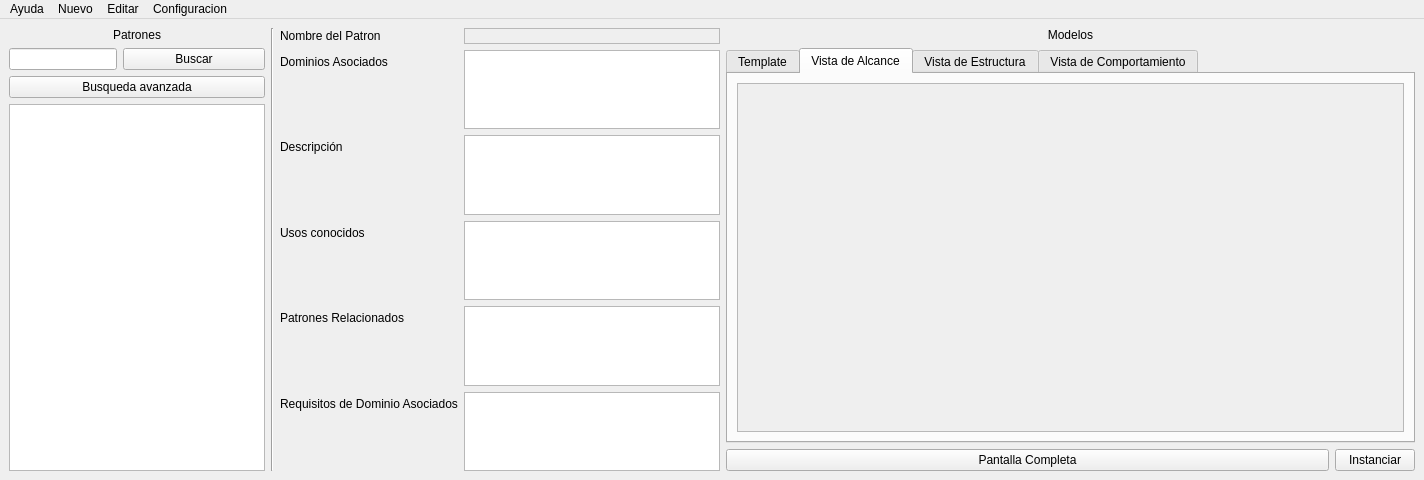
<?xml version="1.0" encoding="UTF-8"?>
<ui version="4.0">
 <class>MainWindow</class>
 <widget class="QMainWindow" name="MainWindow">
  <property name="enabled">
   <bool>true</bool>
  </property>
  <property name="geometry">
   <rect>
    <x>0</x>
    <y>0</y>
    <width>1424</width>
    <height>480</height>
   </rect>
  </property>
  <property name="sizePolicy">
   <sizepolicy hsizetype="Fixed" vsizetype="Expanding">
    <horstretch>0</horstretch>
    <verstretch>0</verstretch>
   </sizepolicy>
  </property>
  <property name="windowTitle">
   <string>MainWindow</string>
  </property>
  <widget class="QWidget" name="centralwidget">
   <property name="sizePolicy">
    <sizepolicy hsizetype="Maximum" vsizetype="Maximum">
     <horstretch>0</horstretch>
     <verstretch>0</verstretch>
    </sizepolicy>
   </property>
   <layout class="QVBoxLayout" name="verticalLayout">
    <item>
     <layout class="QGridLayout" name="gridLayout">
      <property name="sizeConstraint">
       <enum>QLayout::SetDefaultConstraint</enum>
      </property>
      <item row="0" column="1">
       <widget class="Line" name="line">
        <property name="orientation">
         <enum>Qt::Vertical</enum>
        </property>
       </widget>
      </item>
      <item row="0" column="2">
       <layout class="QFormLayout" name="formLayout">
        <item row="0" column="0">
         <widget class="QLabel" name="lb_name_2">
          <property name="text">
           <string>Nombre del Patron</string>
          </property>
         </widget>
        </item>
        <item row="0" column="1">
         <widget class="QLabel" name="lb_name">
          <property name="frameShape">
           <enum>QFrame::StyledPanel</enum>
          </property>
          <property name="frameShadow">
           <enum>QFrame::Plain</enum>
          </property>
          <property name="text">
           <string/>
          </property>
          <property name="textFormat">
           <enum>Qt::PlainText</enum>
          </property>
          <property name="wordWrap">
           <bool>false</bool>
          </property>
          <property name="openExternalLinks">
           <bool>false</bool>
          </property>
         </widget>
        </item>
        <item row="1" column="0">
         <widget class="QLabel" name="lb_associatedDomains">
          <property name="text">
           <string>Dominios Asociados</string>
          </property>
         </widget>
        </item>
        <item row="1" column="1">
         <widget class="QListWidget" name="lw_associatedDomains">
          <property name="sizePolicy">
           <sizepolicy hsizetype="Fixed" vsizetype="Expanding">
            <horstretch>0</horstretch>
            <verstretch>0</verstretch>
           </sizepolicy>
          </property>
         </widget>
        </item>
        <item row="2" column="0">
         <widget class="QLabel" name="lb_description">
          <property name="text">
           <string>Descripción</string>
          </property>
         </widget>
        </item>
        <item row="2" column="1">
         <widget class="QListWidget" name="lw_description">
          <property name="sizePolicy">
           <sizepolicy hsizetype="Fixed" vsizetype="Expanding">
            <horstretch>0</horstretch>
            <verstretch>0</verstretch>
           </sizepolicy>
          </property>
         </widget>
        </item>
        <item row="3" column="0">
         <widget class="QLabel" name="lb_knownUses">
          <property name="text">
           <string>Usos conocidos </string>
          </property>
         </widget>
        </item>
        <item row="3" column="1">
         <widget class="QListWidget" name="lw_knownUses">
          <property name="sizePolicy">
           <sizepolicy hsizetype="Fixed" vsizetype="Expanding">
            <horstretch>0</horstretch>
            <verstretch>0</verstretch>
           </sizepolicy>
          </property>
          <property name="textElideMode">
           <enum>Qt::ElideRight</enum>
          </property>
          <property name="verticalScrollMode">
           <enum>QAbstractItemView::ScrollPerItem</enum>
          </property>
         </widget>
        </item>
        <item row="5" column="0">
         <widget class="QLabel" name="lb_relatedPatterns">
          <property name="text">
           <string>Patrones Relacionados</string>
          </property>
         </widget>
        </item>
        <item row="5" column="1">
         <widget class="QListWidget" name="lw_relatedPatterns">
          <property name="sizePolicy">
           <sizepolicy hsizetype="Fixed" vsizetype="Expanding">
            <horstretch>0</horstretch>
            <verstretch>0</verstretch>
           </sizepolicy>
          </property>
         </widget>
        </item>
        <item row="6" column="0">
         <widget class="QLabel" name="lb_associatedRequirements">
          <property name="sizePolicy">
           <sizepolicy hsizetype="Fixed" vsizetype="Preferred">
            <horstretch>0</horstretch>
            <verstretch>0</verstretch>
           </sizepolicy>
          </property>
          <property name="text">
           <string>Requisitos de Dominio Asociados</string>
          </property>
         </widget>
        </item>
        <item row="6" column="1">
         <widget class="QListWidget" name="lw_associatedRequirements">
          <property name="sizePolicy">
           <sizepolicy hsizetype="Fixed" vsizetype="Expanding">
            <horstretch>0</horstretch>
            <verstretch>0</verstretch>
           </sizepolicy>
          </property>
         </widget>
        </item>
       </layout>
      </item>
      <item row="0" column="0">
       <layout class="QVBoxLayout" name="verticalLayout_12">
        <property name="sizeConstraint">
         <enum>QLayout::SetDefaultConstraint</enum>
        </property>
        <item>
         <widget class="QLabel" name="lb_pattern">
          <property name="text">
           <string>Patrones</string>
          </property>
          <property name="alignment">
           <set>Qt::AlignCenter</set>
          </property>
          <property name="margin">
           <number>0</number>
          </property>
         </widget>
        </item>
        <item>
         <layout class="QHBoxLayout" name="horizontalLayout">
          <item>
           <widget class="QLineEdit" name="le_search">
            <property name="sizePolicy">
             <sizepolicy hsizetype="Maximum" vsizetype="Fixed">
              <horstretch>0</horstretch>
              <verstretch>0</verstretch>
             </sizepolicy>
            </property>
           </widget>
          </item>
          <item>
           <widget class="QPushButton" name="pb_search">
            <property name="sizePolicy">
             <sizepolicy hsizetype="Minimum" vsizetype="Fixed">
              <horstretch>0</horstretch>
              <verstretch>0</verstretch>
             </sizepolicy>
            </property>
            <property name="text">
             <string>Buscar</string>
            </property>
            <property name="icon">
             <iconset theme="system-search">
              <normaloff>../../../.designer/interfaces</normaloff>../../../.designer/interfaces</iconset>
            </property>
            <property name="flat">
             <bool>false</bool>
            </property>
           </widget>
          </item>
         </layout>
        </item>
        <item>
         <widget class="QPushButton" name="pb_advancedSearch">
          <property name="sizePolicy">
           <sizepolicy hsizetype="Minimum" vsizetype="Fixed">
            <horstretch>0</horstretch>
            <verstretch>0</verstretch>
           </sizepolicy>
          </property>
          <property name="text">
           <string>Busqueda avanzada</string>
          </property>
          <property name="icon">
           <iconset theme="system-search">
            <normaloff>../../../.designer/interfaces</normaloff>../../../.designer/interfaces</iconset>
          </property>
          <property name="flat">
           <bool>false</bool>
          </property>
         </widget>
        </item>
        <item>
         <widget class="QListWidget" name="lw_pattern">
          <property name="sizePolicy">
           <sizepolicy hsizetype="Maximum" vsizetype="Expanding">
            <horstretch>0</horstretch>
            <verstretch>0</verstretch>
           </sizepolicy>
          </property>
         </widget>
        </item>
       </layout>
      </item>
      <item row="0" column="3">
       <layout class="QVBoxLayout" name="verticalLayout_2">
        <item>
         <widget class="QLabel" name="label">
          <property name="text">
           <string>Modelos</string>
          </property>
          <property name="alignment">
           <set>Qt::AlignCenter</set>
          </property>
          <property name="margin">
           <number>0</number>
          </property>
         </widget>
        </item>
        <item>
         <widget class="QTabWidget" name="tw_preview">
          <property name="currentIndex">
           <number>1</number>
          </property>
          <widget class="QWidget" name="template_2">
           <attribute name="title">
            <string>Template</string>
           </attribute>
           <layout class="QVBoxLayout" name="verticalLayout_3">
            <item>
             <widget class="QScrollArea" name="scrollArea_2">
              <property name="widgetResizable">
               <bool>true</bool>
              </property>
              <widget class="QWidget" name="scrollAreaWidgetContents_2">
               <property name="geometry">
                <rect>
                 <x>0</x>
                 <y>0</y>
                 <width>98</width>
                 <height>35</height>
                </rect>
               </property>
               <layout class="QVBoxLayout" name="verticalLayout_10">
                <item>
                 <widget class="QLabel" name="lb_template">
                  <property name="sizePolicy">
                   <sizepolicy hsizetype="Preferred" vsizetype="Preferred">
                    <horstretch>0</horstretch>
                    <verstretch>0</verstretch>
                   </sizepolicy>
                  </property>
                  <property name="text">
                   <string/>
                  </property>
                 </widget>
                </item>
               </layout>
              </widget>
             </widget>
            </item>
           </layout>
          </widget>
          <widget class="QWidget" name="scope">
           <attribute name="title">
            <string>Vista de Alcance</string>
           </attribute>
           <layout class="QVBoxLayout" name="verticalLayout_4">
            <item>
             <widget class="QScrollArea" name="scrollArea_3">
              <property name="widgetResizable">
               <bool>true</bool>
              </property>
              <widget class="QWidget" name="scrollAreaWidgetContents_3">
               <property name="geometry">
                <rect>
                 <x>0</x>
                 <y>0</y>
                 <width>536</width>
                 <height>329</height>
                </rect>
               </property>
               <layout class="QVBoxLayout" name="verticalLayout_7">
                <item>
                 <widget class="QLabel" name="lb_scope">
                  <property name="text">
                   <string/>
                  </property>
                 </widget>
                </item>
               </layout>
              </widget>
             </widget>
            </item>
           </layout>
          </widget>
          <widget class="QWidget" name="structure">
           <attribute name="title">
            <string>Vista de Estructura</string>
           </attribute>
           <layout class="QVBoxLayout" name="verticalLayout_5">
            <item>
             <widget class="QScrollArea" name="scrollArea">
              <property name="widgetResizable">
               <bool>true</bool>
              </property>
              <widget class="QWidget" name="scrollAreaWidgetContents">
               <property name="geometry">
                <rect>
                 <x>0</x>
                 <y>0</y>
                 <width>98</width>
                 <height>35</height>
                </rect>
               </property>
               <property name="sizePolicy">
                <sizepolicy hsizetype="Expanding" vsizetype="Expanding">
                 <horstretch>0</horstretch>
                 <verstretch>0</verstretch>
                </sizepolicy>
               </property>
               <layout class="QVBoxLayout" name="verticalLayout_9">
                <item>
                 <widget class="QLabel" name="lb_structure">
                  <property name="sizePolicy">
                   <sizepolicy hsizetype="Expanding" vsizetype="Expanding">
                    <horstretch>0</horstretch>
                    <verstretch>0</verstretch>
                   </sizepolicy>
                  </property>
                  <property name="text">
                   <string/>
                  </property>
                 </widget>
                </item>
               </layout>
              </widget>
             </widget>
            </item>
           </layout>
          </widget>
          <widget class="QWidget" name="behavior">
           <attribute name="title">
            <string>Vista de Comportamiento</string>
           </attribute>
           <layout class="QVBoxLayout" name="verticalLayout_6">
            <item>
             <widget class="QScrollArea" name="scrollArea_4">
              <property name="widgetResizable">
               <bool>true</bool>
              </property>
              <widget class="QWidget" name="scrollAreaWidgetContents_4">
               <property name="geometry">
                <rect>
                 <x>0</x>
                 <y>0</y>
                 <width>98</width>
                 <height>35</height>
                </rect>
               </property>
               <layout class="QVBoxLayout" name="verticalLayout_8">
                <item>
                 <widget class="QLabel" name="lb_behavior">
                  <property name="text">
                   <string/>
                  </property>
                 </widget>
                </item>
               </layout>
              </widget>
             </widget>
            </item>
           </layout>
          </widget>
         </widget>
        </item>
        <item>
         <layout class="QHBoxLayout" name="horizontalLayout_2">
          <item>
           <widget class="QPushButton" name="pb_fullScreen">
            <property name="text">
             <string>Pantalla Completa</string>
            </property>
           </widget>
          </item>
          <item>
           <widget class="QPushButton" name="pb_instantiate">
            <property name="sizePolicy">
             <sizepolicy hsizetype="Maximum" vsizetype="Fixed">
              <horstretch>0</horstretch>
              <verstretch>0</verstretch>
             </sizepolicy>
            </property>
            <property name="text">
             <string>Instanciar</string>
            </property>
           </widget>
          </item>
         </layout>
        </item>
       </layout>
      </item>
     </layout>
    </item>
   </layout>
  </widget>
  <widget class="QMenuBar" name="menuBar">
   <property name="geometry">
    <rect>
     <x>0</x>
     <y>0</y>
     <width>1424</width>
     <height>22</height>
    </rect>
   </property>
   <widget class="QMenu" name="menuHome">
    <property name="title">
     <string>Ayuda</string>
    </property>
    <addaction name="help_app"/>
    <addaction name="help_pattern"/>
    <addaction name="help_ropository"/>
    <addaction name="help_contribute"/>
   </widget>
   <widget class="QMenu" name="menuCrear">
    <property name="title">
     <string>Nuevo</string>
    </property>
    <addaction name="new_pattern"/>
    <addaction name="separator"/>
    <addaction name="new_domains"/>
    <addaction name="new_Requirements"/>
   </widget>
   <widget class="QMenu" name="menuEditar">
    <property name="title">
     <string>Editar</string>
    </property>
    <addaction name="edit_pattern"/>
    <addaction name="edit_domain"/>
    <addaction name="edit_requirementsDomain"/>
   </widget>
   <widget class="QMenu" name="menuConfiguracion">
    <property name="title">
     <string>Configuracion</string>
    </property>
    <widget class="QMenu" name="menuIdioma">
     <property name="title">
      <string>Idioma</string>
     </property>
     <addaction name="laguage_spanish"/>
     <addaction name="laguage_english"/>
    </widget>
    <addaction name="menuIdioma"/>
   </widget>
   <addaction name="menuHome"/>
   <addaction name="menuCrear"/>
   <addaction name="menuEditar"/>
   <addaction name="menuConfiguracion"/>
  </widget>
  <action name="help_app">
   <property name="text">
    <string>Informacion del programa</string>
   </property>
  </action>
  <action name="help_pattern">
   <property name="text">
    <string>Como crear nuevo Patron</string>
   </property>
  </action>
  <action name="help_ropository">
   <property name="text">
    <string>Donde encontrar los patrones</string>
   </property>
  </action>
  <action name="help_contribute">
   <property name="text">
    <string>Como colaborar cone le proyecto</string>
   </property>
  </action>
  <action name="new_pattern">
   <property name="text">
    <string>Patron</string>
   </property>
  </action>
  <action name="new_domains">
   <property name="text">
    <string>Dominio</string>
   </property>
  </action>
  <action name="actionCaso_de_uso">
   <property name="text">
    <string>Uso </string>
   </property>
  </action>
  <action name="new_Requirements">
   <property name="text">
    <string>Requisitos de diominio</string>
   </property>
  </action>
  <action name="edit_pattern">
   <property name="text">
    <string>Patron</string>
   </property>
  </action>
  <action name="edit_domain">
   <property name="text">
    <string>Dominio</string>
   </property>
  </action>
  <action name="edit_knoeUses">
   <property name="text">
    <string>Usos conocidos</string>
   </property>
  </action>
  <action name="edit_RelatedPatterns">
   <property name="text">
    <string>Patrones relacionados</string>
   </property>
  </action>
  <action name="laguage_spanish">
   <property name="text">
    <string>Español</string>
   </property>
  </action>
  <action name="laguage_english">
   <property name="text">
    <string>Ingles</string>
   </property>
  </action>
  <action name="edit_requirementsDomain">
   <property name="text">
    <string>Requisitos de Dominio</string>
   </property>
  </action>
 </widget>
 <tabstops>
  <tabstop>pb_instantiate</tabstop>
  <tabstop>lw_knownUses</tabstop>
  <tabstop>lw_relatedPatterns</tabstop>
  <tabstop>lw_associatedRequirements</tabstop>
  <tabstop>le_search</tabstop>
  <tabstop>pb_search</tabstop>
  <tabstop>pb_advancedSearch</tabstop>
  <tabstop>lw_pattern</tabstop>
  <tabstop>tw_preview</tabstop>
  <tabstop>scrollArea_2</tabstop>
  <tabstop>scrollArea_3</tabstop>
  <tabstop>scrollArea</tabstop>
  <tabstop>scrollArea_4</tabstop>
  <tabstop>pb_fullScreen</tabstop>
  <tabstop>lw_associatedDomains</tabstop>
  <tabstop>lw_description</tabstop>
 </tabstops>
 <resources/>
 <connections/>
</ui>
